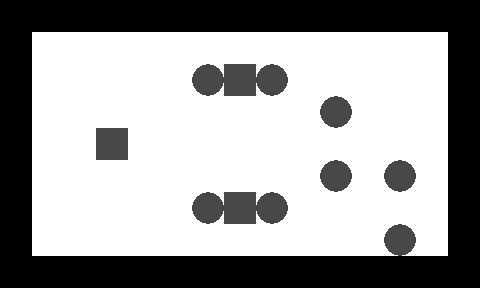

Tiled map render using the project's own tile images. Description and the whole map definition, tile-layer contents included, below:
An orthogonal 15x9 tile map with 32x32 px tiles, 2 tile layers (1, 2).

<map version="1.0" orientation="orthogonal" width="15" height="9" tilewidth="32" tileheight="32">
 <tileset firstgid="1" name="n_tiles1" tilewidth="32" tileheight="32">
  <image source="../../images/map/common/n_tiles1.png" width="128" height="64" />
 </tileset>
 <layer name="1" width="15" height="9">
  <data encoding="csv">
1,1,1,1,1,1,1,1,1,1,1,1,1,1,1,
1,1,1,1,1,1,1,1,1,1,1,1,1,1,1,
1,1,1,1,1,1,1,1,1,1,1,1,1,1,1,
1,1,1,1,1,1,1,1,1,1,1,1,1,1,1,
1,1,1,1,1,1,1,1,1,1,1,1,1,1,1,
1,1,1,1,1,1,1,1,1,1,1,1,1,1,1,
1,1,1,1,1,1,1,1,1,1,1,1,1,1,1,
1,1,1,1,1,1,1,1,1,1,1,1,1,1,1,
1,1,1,1,1,1,1,1,1,1,1,1,1,1,1
</data>
 </layer>
 <layer name="2" width="15" height="9">
  <data encoding="csv">
2,2,2,2,2,2,2,2,2,2,2,2,2,2,2,
2,0,0,0,0,0,0,0,0,0,0,0,0,0,2,
2,0,0,0,0,0,3,4,3,0,0,0,0,0,2,
2,0,0,0,0,0,0,0,0,0,3,0,0,0,2,
2,0,0,4,0,0,0,0,0,0,0,0,0,0,2,
2,0,0,0,0,0,0,0,0,0,3,0,3,0,2,
2,0,0,0,0,0,3,4,3,0,0,0,0,0,2,
2,0,0,0,0,0,0,0,0,0,0,0,3,0,2,
2,2,2,2,2,2,2,2,2,2,2,2,2,2,2
</data>
 </layer>
</map>
